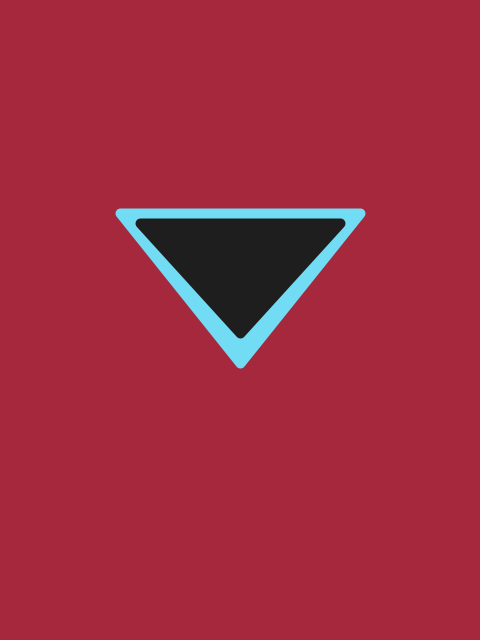
Frame 1 (no input)
Frame 2 (the mouse pressed at the canvas centre, redrawn once): identical to frame 1, image omitted

The Processing sketch that drew this single still picture (run headless with seeded random() and noise(); the mouse was pressed at the canvas centre and the sketch redrawn once):

// Processing sketch: iron_man_2
// ── iron_man_2.pde

final color PAPER = color(165, 40, 60);
final color INK1 = color(115, 220, 245);
final color INK2 = color(30, 30, 30);

void setup() {
  size(480, 640);
  noLoop();
}

void draw() {
  
  translate(width/2.0, height/3.0);
  
  background(PAPER);
  strokeWeight(10.0);
  strokeJoin(ROUND);
  
  fill(INK1);
  stroke(INK1);
  triangle(-120, 0, 120, 0, 0, 150);
  
  fill(INK2);
  stroke(INK2);
  triangle(-100, 10, 100, 10, 0, 120);
}
